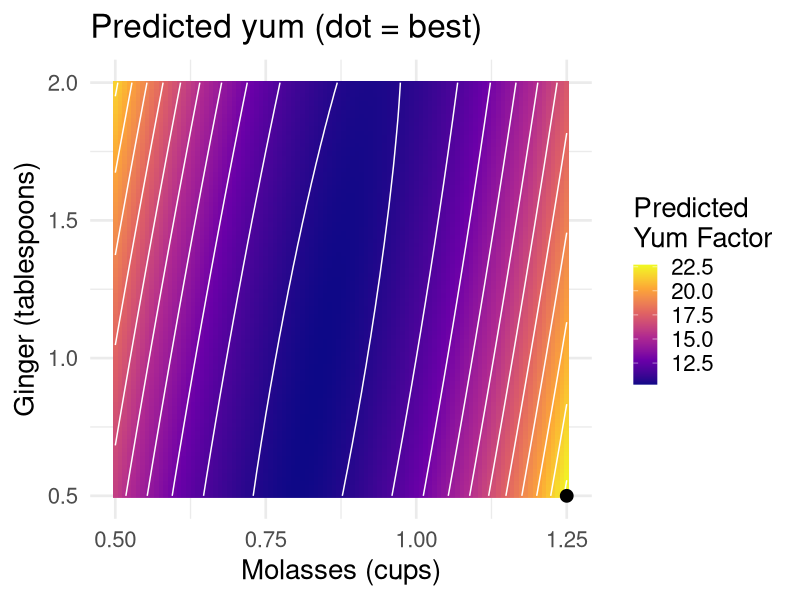

Here is the R script that generated this plot:
# slides_lesson_11_rsm.R
# Recomputes the response-surface grids and the confidence interval on the
# Lesson 11 RSM slides (basic model vs second-order model with interaction).
# Run from the repo root:  Rscript functions/slides_lesson_11_rsm.R
# Data:    workshops/gingerbread_test1.csv
# Writes:  workshops/slides_lesson_11_rsm_grid.csv  (model, molasses, ginger, yhat)
#          workshops/slides_lesson_11_rsm_ci.csv    (model, molasses, ginger, fit, lwr, upr)
#          docs-v3/images/slides/lesson-11/gen_contour_yum_tested.png (m3 contour, tested region)
# The slide SVG itself is drawn from the grid CSV by functions/slides_lesson_11_rsm.py
library(dplyr)
library(tidyr)
library(readr)
library(broom)
library(ggplot2)

cookies = read_csv("workshops/gingerbread_test1.csv", show_col_types = FALSE)

# The tested levels: molasses 0.5-1.25 cups, ginger 0.5-2 tbsp
cookies %>% count(molasses, ginger) %>% print()

# ---- Two model specifications ----
m1 = lm(yum ~ molasses + ginger, data = cookies)
m3 = lm(yum ~ molasses * ginger + I(molasses^2) + I(ginger^2), data = cookies)

print(round(coef(m1), 3))
print(round(coef(m3), 3))
fits = bind_rows(glance(m1) %>% mutate(model = "m1"),
                 glance(m3) %>% mutate(model = "m3")) %>%
  select(model, r.squared)
print(fits)
stopifnot(round(glance(m3)$r.squared, 3) == 0.335)

# ---- Predicted yum on a 16 x 16 grid inside the tested region ----
myx = expand_grid(molasses = seq(from = 0.5, to = 1.25, by = 0.05),
                  ginger = seq(from = 0.5, to = 2, by = 0.1))
stopifnot(nrow(myx) == 256)

grid = bind_rows(
  myx %>% mutate(model = "m1", yhat = predict(m1, newdata = myx)),
  myx %>% mutate(model = "m3", yhat = predict(m3, newdata = myx))
) %>%
  select(model, molasses, ginger, yhat) %>%
  mutate(molasses = round(molasses, 2), ginger = round(ginger, 1), yhat = round(yhat, 3))
write_csv(grid, "workshops/slides_lesson_11_rsm_grid.csv")

# ---- Each model's optimum (argmax) ----
best = grid %>% group_by(model) %>% slice_max(yhat, n = 1) %>% ungroup()
print(best)
same = best$molasses[1] == best$molasses[2] & best$ginger[1] == best$ginger[2]
cat(if (same) "The two optima are the SAME recipe.\n" else "The two optima DIFFER.\n")

# ---- Predict with a 95% confidence interval at m3's best recipe ----
best3 = best %>% filter(model == "m3") %>% select(molasses, ginger)
ci = predict(m3, newdata = best3, se.fit = TRUE, interval = "confidence", level = 0.95) %>%
  with(fit) %>%
  as_tibble()
print(ci)
best3 %>%
  bind_cols(ci) %>%
  mutate(model = "m3") %>%
  select(model, molasses, ginger, fit, lwr, upr) %>%
  mutate(across(c(fit, lwr, upr), ~ round(.x, 3))) %>%
  write_csv("workshops/slides_lesson_11_rsm_ci.csv")

# ---- m3 filled contour over the TESTED region (same look as gen_contour_yum.png) ----
fine = expand_grid(molasses = seq(0.5, 1.25, length.out = 100),
                   ginger = seq(0.5, 2, length.out = 100))
fine$yum = predict(m3, newdata = fine)
bestfine = fine %>% slice_max(yum, n = 1)
print(bestfine)
g1 = ggplot(fine, aes(x = molasses, y = ginger, z = yum)) +
  geom_raster(aes(fill = yum)) +
  geom_contour(color = "white", bins = 12) +
  geom_point(data = bestfine, aes(x = molasses, y = ginger), inherit.aes = FALSE, size = 4, color = "black") +
  scale_fill_viridis_c(option = "plasma", name = "Predicted\nYum Factor") +
  labs(title = "Predicted yum (dot = best)",
       x = "Molasses (cups)", y = "Ginger (tablespoons)") +
  theme_minimal(base_size = 20)
ggsave("docs-v3/images/slides/lesson-11/gen_contour_yum_tested.png", g1, width = 7, height = 4.4, dpi = 110)
